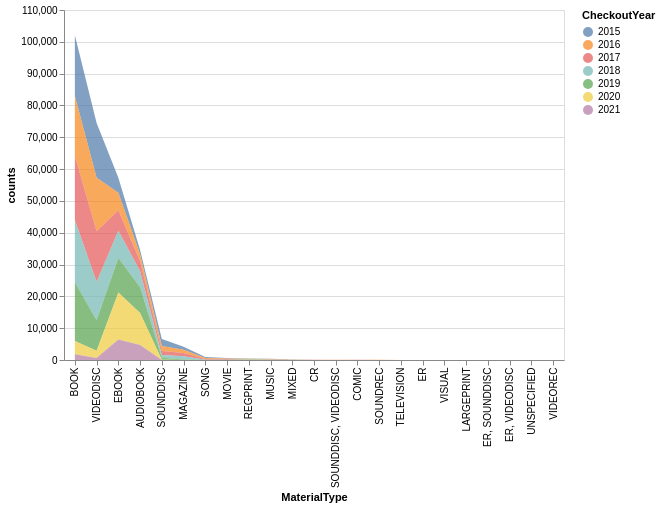

Notebook source saved alongside this figure:
### Markdown cell above
Visualizing data as an area chart

### Code cell
alt.Chart(grouped).mark_area(opacity=0.7).encode(
    x=alt.X('MaterialType', sort='-y'),
    y='counts',
    color='CheckoutYear:N',
    tooltip=['MaterialType', 'counts', 'CheckoutYear']
).properties(
    width=500,
    height=350
).interactive()

### Figure 1 — Vega-Lite specification as saved in the notebook (floating-point values rounded to 4 significant figures)
{"config": {"view": {"continuousWidth": 300, "continuousHeight": 300}}, "data": {"name": "data-73b297576c9ecbb755844259deeb97e5"}, "mark": {"type": "area", "opacity": 0.7}, "encoding": {"color": {"field": "CheckoutYear", "type": "nominal"}, "tooltip": [{"field": "MaterialType", "type": "nominal"}, {"field": "counts", "type": "quantitative"}, {"field": "CheckoutYear", "type": "quantitative"}], "x": {"field": "MaterialType", "sort": "-y", "type": "nominal"}, "y": {"field": "counts", "type": "quantitative"}}, "height": 350, "params": [{"name": "param_11", "select": {"type": "interval", "encodings": ["x", "y"]}, "bind": "scales"}], "width": 500, "$schema": "https://vega.github.io/schema/vega-lite/v5.20.1.json", "datasets": {"data-73b297576c9ecbb755844259deeb97e5": [{"MaterialType": "AUDIOBOOK", "CheckoutYear": 2015, "counts": 1321}, {"MaterialType": "AUDIOBOOK", "CheckoutYear": 2016, "counts": 2163}, {"MaterialType": "AUDIOBOOK", "CheckoutYear": 2017, "counts": 3164}, {"MaterialType": "AUDIOBOOK", "CheckoutYear": 2018, "counts": 5027}, {"MaterialType": "AUDIOBOOK", "CheckoutYear": 2019, "counts": 8111}, {"MaterialType": "AUDIOBOOK", "CheckoutYear": 2020, "counts": 10050}, {"MaterialType": "AUDIOBOOK", "CheckoutYear": 2021, "counts": 4706}, {"MaterialType": "BOOK", "CheckoutYear": 2015, "counts": 19087}, {"MaterialType": "BOOK", "CheckoutYear": 2016, "counts": 18844}, {"MaterialType": "BOOK", "CheckoutYear": 2017, "counts": 20187}, {"MaterialType": "BOOK", "CheckoutYear": 2018, "counts": 19524}, {"MaterialType": "BOOK", "CheckoutYear": 2019, "counts": 18495}, {"MaterialType": "BOOK", "CheckoutYear": 2020, "counts": 4151}, {"MaterialType": "BOOK", "CheckoutYear": 2021, "counts": 1788}, {"MaterialType": "COMIC", "CheckoutYear": 2016, "counts": 1}, {"MaterialType": "COMIC", "CheckoutYear": 2017, "counts": 43}, {"MaterialType": "COMIC", "CheckoutYear": 2018, "counts": 39}, {"MaterialType": "CR", "CheckoutYear": 2015, "counts": 24}, {"MaterialType": "CR", "CheckoutYear": 2016, "counts": 25}, {"MaterialType": "CR", "CheckoutYear": 2017, "counts": 24}, {"MaterialType": "CR", "CheckoutYear": 2018, "counts": 18}, {"MaterialType": "CR", "CheckoutYear": 2019, "counts": 17}, {"MaterialType": "CR", "CheckoutYear": 2020, "counts": 4}, {"MaterialType": "EBOOK", "CheckoutYear": 2015, "counts": 4732}, {"MaterialType": "EBOOK", "CheckoutYear": 2016, "counts": 5540}, {"MaterialType": "EBOOK", "CheckoutYear": 2017, "counts": 6394}, {"MaterialType": "EBOOK", "CheckoutYear": 2018, "counts": 8607}, {"MaterialType": "EBOOK", "CheckoutYear": 2019, "counts": 10837}, {"MaterialType": "EBOOK", "CheckoutYear": 2020, "counts": 14769}, {"MaterialType": "EBOOK", "CheckoutYear": 2021, "counts": 6420}, {"MaterialType": "ER", "CheckoutYear": 2015, "counts": 8}, {"MaterialType": "ER", "CheckoutYear": 2016, "counts": 1}, {"MaterialType": "ER", "CheckoutYear": 2017, "counts": 10}, {"MaterialType": "ER", "CheckoutYear": 2018, "counts": 11}, {"MaterialType": "ER", "CheckoutYear": 2020, "counts": 2}, {"MaterialType": "ER", "CheckoutYear": 2021, "counts": 2}, {"MaterialType": "ER, SOUNDDISC", "CheckoutYear": 2015, "counts": 1}, {"MaterialType": "ER, SOUNDDISC", "CheckoutYear": 2016, "counts": 2}, {"MaterialType": "ER, SOUNDDISC", "CheckoutYear": 2017, "counts": 6}, {"MaterialType": "ER, SOUNDDISC", "CheckoutYear": 2018, "counts": 1}, {"MaterialType": "ER, VIDEODISC", "CheckoutYear": 2019, "counts": 8}, {"MaterialType": "ER, VIDEODISC", "CheckoutYear": 2020, "counts": 1}, {"MaterialType": "LARGEPRINT", "CheckoutYear": 2015, "counts": 6}, {"MaterialType": "LARGEPRINT", "CheckoutYear": 2017, "counts": 1}, {"MaterialType": "LARGEPRINT", "CheckoutYear": 2018, "counts": 9}, {"MaterialType": "LARGEPRINT", "CheckoutYear": 2019, "counts": 2}, {"MaterialType": "LARGEPRINT", "CheckoutYear": 2021, "counts": 1}, {"MaterialType": "MAGAZINE", "CheckoutYear": 2015, "counts": 1001}, {"MaterialType": "MAGAZINE", "CheckoutYear": 2016, "counts": 1033}, {"MaterialType": "MAGAZINE", "CheckoutYear": 2017, "counts": 1014}, {"MaterialType": "MAGAZINE", "CheckoutYear": 2018, "counts": 977}, {"MaterialType": "MAGAZINE", "CheckoutYear": 2019, "counts": 172}, {"MaterialType": "MIXED", "CheckoutYear": 2015, "counts": 24}, {"MaterialType": "MIXED", "CheckoutYear": 2016, "counts": 33}, {"MaterialType": "MIXED", "CheckoutYear": 2017, "counts": 32}, {"MaterialType": "MIXED", "CheckoutYear": 2018, "counts": 36}, {"MaterialType": "MIXED", "CheckoutYear": 2019, "counts": 46}, {"MaterialType": "MIXED", "CheckoutYear": 2020, "counts": 19}, {"MaterialType": "MIXED", "CheckoutYear": 2021, "counts": 5}, {"MaterialType": "MOVIE", "CheckoutYear": 2015, "counts": 143}, {"MaterialType": "MOVIE", "CheckoutYear": 2016, "counts": 172}, {"MaterialType": "MOVIE", "CheckoutYear": 2017, "counts": 198}, {"MaterialType": "MOVIE", "CheckoutYear": 2018, "counts": 83}, {"MaterialType": "MUSIC", "CheckoutYear": 2015, "counts": 105}, {"MaterialType": "MUSIC", "CheckoutYear": 2016, "counts": 97}, {"MaterialType": "MUSIC", "CheckoutYear": 2017, "counts": 125}, {"MaterialType": "MUSIC", "CheckoutYear": 2018, "counts": 54}, {"MaterialType": "MUSIC", "CheckoutYear": 2019, "counts": 1}, {"MaterialType": "REGPRINT", "CheckoutYear": 2015, "counts": 26}, {"MaterialType": "REGPRINT", "CheckoutYear": 2016, "counts": 46}, {"MaterialType": "REGPRINT", "CheckoutYear": 2017, "counts": 32}, {"MaterialType": "REGPRINT", "CheckoutYear": 2018, "counts": 114}, {"MaterialType": "REGPRINT", "CheckoutYear": 2019, "counts": 164}, {"MaterialType": "REGPRINT", "CheckoutYear": 2020, "counts": 36}, {"MaterialType": "REGPRINT", "CheckoutYear": 2021, "counts": 29}, {"MaterialType": "SONG", "CheckoutYear": 2015, "counts": 339}, {"MaterialType": "SONG", "CheckoutYear": 2016, "counts": 345}, {"MaterialType": "SONG", "CheckoutYear": 2017, "counts": 248}, {"MaterialType": "SONG", "CheckoutYear": 2018, "counts": 43}, {"MaterialType": "SOUNDDISC", "CheckoutYear": 2015, "counts": 2159}, {"MaterialType": "SOUNDDISC", "CheckoutYear": 2016, "counts": 1570}, {"MaterialType": "SOUNDDISC", "CheckoutYear": 2017, "counts": 1275}, {"MaterialType": "SOUNDDISC", "CheckoutYear": 2018, "counts": 899}, {"MaterialType": "SOUNDDISC", "CheckoutYear": 2019, "counts": 580}, {"MaterialType": "SOUNDDISC", "CheckoutYear": 2020, "counts": 98}, {"MaterialType": "SOUNDDISC", "CheckoutYear": 2021, "counts": 12}, {"MaterialType": "SOUNDDISC, VIDEODISC", "CheckoutYear": 2015, "counts": 38}, {"MaterialType": "SOUNDDISC, VIDEODISC", "CheckoutYear": 2016, "counts": 21}, {"MaterialType": "SOUNDDISC, VIDEODISC", "CheckoutYear": 2017, "counts": 24}, {"MaterialType": "SOUNDDISC, VIDEODISC", "CheckoutYear": 2018, "counts": 6}, {"MaterialType": "SOUNDREC", "CheckoutYear": 2015, "counts": 34}, {"MaterialType": "SOUNDREC", "CheckoutYear": 2016, "counts": 26}, {"MaterialType": "SOUNDREC", "CheckoutYear": 2017, "counts": 13}, {"MaterialType": "SOUNDREC", "CheckoutYear": 2018, "counts": 6}, {"MaterialType": "SOUNDREC", "CheckoutYear": 2019, "counts": 3}, {"MaterialType": "TELEVISION", "CheckoutYear": 2015, "counts": 7}, {"MaterialType": "TELEVISION", "CheckoutYear": 2016, "counts": 17}, {"MaterialType": "TELEVISION", "CheckoutYear": 2017, "counts": 5}, {"MaterialType": "TELEVISION", "CheckoutYear": 2018, "counts": 10}, {"MaterialType": "UNSPECIFIED", "CheckoutYear": 2021, "counts": 2}, {"MaterialType": "VIDEODISC", "CheckoutYear": 2015, "counts": 17230}, {"MaterialType": "VIDEODISC", "CheckoutYear": 2016, "counts": 16755}, {"MaterialType": "VIDEODISC", "CheckoutYear": 2017, "counts": 16006}, {"MaterialType": "VIDEODISC", "CheckoutYear": 2018, "counts": 11975}, {"MaterialType": "VIDEODISC", "CheckoutYear": 2019, "counts": 9596}, {"MaterialType": "VIDEODISC", "CheckoutYear": 2020, "counts": 2253}, {"MaterialType": "VIDEODISC", "CheckoutYear": 2021, "counts": 658}, {"MaterialType": "VIDEOREC", "CheckoutYear": 2017, "counts": 2}, {"MaterialType": "VISUAL", "CheckoutYear": 2015, "counts": 13}, {"MaterialType": "VISUAL", "CheckoutYear": 2016, "counts": 14}, {"MaterialType": "VISUAL", "CheckoutYear": 2017, "counts": 4}]}}
